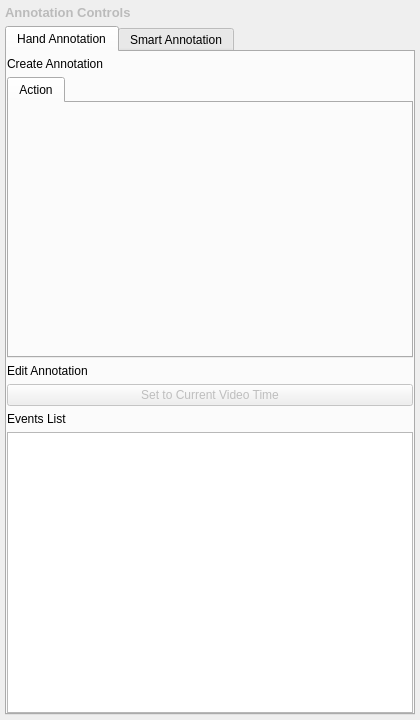
<?xml version="1.0" encoding="UTF-8"?>
<ui version="4.0">
 <class>LocalizationAnnotationPanel</class>
 <widget class="QWidget" name="LocalizationAnnotationPanel">
  <property name="geometry">
   <rect>
    <x>0</x>
    <y>0</y>
    <width>420</width>
    <height>720</height>
   </rect>
  </property>
  <layout class="QVBoxLayout" name="mainLayout">
   <property name="spacing">
    <number>6</number>
   </property>
   <property name="leftMargin">
    <number>5</number>
   </property>
   <property name="topMargin">
    <number>5</number>
   </property>
   <property name="rightMargin">
    <number>5</number>
   </property>
   <property name="bottomMargin">
    <number>5</number>
   </property>
   <item>
    <widget class="QLabel" name="localizationHeaderLabel">
     <property name="text">
      <string>Annotation Controls</string>
     </property>
     <property name="styleSheet">
      <string notr="true">font-weight: bold; color: #BBB; font-size: 13px;</string>
     </property>
    </widget>
   </item>
   <item>
    <widget class="QTabWidget" name="localizationTabs">
     <property name="currentIndex">
      <number>0</number>
     </property>
     <widget class="QWidget" name="handAnnotationTab">
      <attribute name="title">
       <string>Hand Annotation</string>
      </attribute>
      <layout class="QVBoxLayout" name="handTabLayout">
       <property name="leftMargin">
        <number>0</number>
       </property>
       <property name="topMargin">
        <number>5</number>
       </property>
       <property name="rightMargin">
        <number>0</number>
       </property>
       <property name="bottomMargin">
        <number>0</number>
       </property>
       <item>
        <widget class="QLabel" name="handCreateAnnotationLabel">
         <property name="text">
          <string>Create Annotation</string>
         </property>
         <property name="class" stdset="0">
          <string notr="true">panel_header_lbl</string>
         </property>
        </widget>
       </item>
       <item>
        <widget class="QTabWidget" name="spottingTabs">
         <property name="currentIndex">
          <number>0</number>
         </property>
         <property name="class" stdset="0">
          <string notr="true">spotting_tabs</string>
         </property>
         <widget class="QWidget" name="spottingPlaceholderTab">
          <attribute name="title">
           <string>Action</string>
          </attribute>
         </widget>
        </widget>
       </item>
       <item>
        <widget class="QLabel" name="handEditLabel">
         <property name="text">
          <string>Edit Annotation</string>
         </property>
         <property name="class" stdset="0">
          <string notr="true">panel_header_lbl</string>
         </property>
        </widget>
       </item>
       <item>
        <widget class="QPushButton" name="handSetCurrentTimeBtn">
         <property name="text">
          <string>Set to Current Video Time</string>
         </property>
         <property name="enabled">
          <bool>false</bool>
         </property>
         <property name="cursor">
          <cursorShape>PointingHandCursor</cursorShape>
         </property>
        </widget>
       </item>
       <item>
        <widget class="QLabel" name="handEventsListLabel">
         <property name="text">
          <string>Events List</string>
         </property>
         <property name="class" stdset="0">
          <string notr="true">panel_header_lbl</string>
         </property>
        </widget>
       </item>
       <item>
        <widget class="QTableView" name="handEventsTableView">
         <property name="class" stdset="0">
          <string notr="true">annotation_table</string>
         </property>
         <property name="alternatingRowColors">
          <bool>true</bool>
         </property>
         <property name="selectionBehavior">
          <enum>QAbstractItemView::SelectionBehavior::SelectRows</enum>
         </property>
         <property name="selectionMode">
          <enum>QAbstractItemView::SelectionMode::SingleSelection</enum>
         </property>
        </widget>
       </item>
      </layout>
     </widget>
     <widget class="QWidget" name="smartAnnotationTab">
      <attribute name="title">
       <string>Smart Annotation</string>
      </attribute>
      <layout class="QVBoxLayout" name="smartTabLayout">
       <property name="leftMargin">
        <number>0</number>
       </property>
       <property name="topMargin">
        <number>5</number>
       </property>
       <property name="rightMargin">
        <number>0</number>
       </property>
       <property name="bottomMargin">
        <number>0</number>
       </property>
       <item>
        <widget class="QGroupBox" name="smartInferenceGroup">
         <property name="title">
          <string>Smart Inference Range</string>
         </property>
         <property name="class" stdset="0">
          <string notr="true">smart_inference_box</string>
         </property>
         <layout class="QVBoxLayout" name="smartInferenceLayout">
          <item>
           <layout class="QHBoxLayout" name="smartStartRowLayout">
            <item>
             <widget class="QLabel" name="smartStartLabel">
              <property name="text">
               <string>Start Time:</string>
              </property>
             </widget>
            </item>
            <item>
             <widget class="QLineEdit" name="smartStartTimeEdit">
              <property name="minimumSize">
               <size>
                <width>100</width>
                <height>0</height>
               </size>
              </property>
              <property name="maximumSize">
               <size>
                <width>120</width>
                <height>16777215</height>
               </size>
              </property>
              <property name="text">
               <string>00:00.000</string>
              </property>
              <property name="alignment">
               <set>Qt::AlignmentFlag::AlignCenter</set>
              </property>
             </widget>
            </item>
            <item>
             <spacer name="smartStartSpacer">
              <property name="orientation">
               <enum>Qt::Orientation::Horizontal</enum>
              </property>
              <property name="sizeHint" stdset="0">
               <size>
                <width>40</width>
                <height>20</height>
               </size>
              </property>
             </spacer>
            </item>
            <item>
             <widget class="QPushButton" name="smartSetStartBtn">
              <property name="text">
               <string>Set to Current</string>
              </property>
              <property name="cursor">
               <cursorShape>PointingHandCursor</cursorShape>
              </property>
             </widget>
            </item>
           </layout>
          </item>
          <item>
           <layout class="QHBoxLayout" name="smartEndRowLayout">
            <item>
             <widget class="QLabel" name="smartEndLabel">
              <property name="text">
               <string>End Time:</string>
              </property>
             </widget>
            </item>
            <item>
             <widget class="QLineEdit" name="smartEndTimeEdit">
              <property name="minimumSize">
               <size>
                <width>100</width>
                <height>0</height>
               </size>
              </property>
              <property name="maximumSize">
               <size>
                <width>120</width>
                <height>16777215</height>
               </size>
              </property>
              <property name="text">
               <string>00:00.000</string>
              </property>
              <property name="alignment">
               <set>Qt::AlignmentFlag::AlignCenter</set>
              </property>
             </widget>
            </item>
            <item>
             <spacer name="smartEndSpacer">
              <property name="orientation">
               <enum>Qt::Orientation::Horizontal</enum>
              </property>
              <property name="sizeHint" stdset="0">
               <size>
                <width>40</width>
                <height>20</height>
               </size>
              </property>
             </spacer>
            </item>
            <item>
             <widget class="QPushButton" name="smartSetEndBtn">
              <property name="text">
               <string>Set to Current</string>
              </property>
              <property name="cursor">
               <cursorShape>PointingHandCursor</cursorShape>
              </property>
             </widget>
            </item>
           </layout>
          </item>
          <item>
           <widget class="QPushButton" name="smartRunInferenceBtn">
            <property name="text">
             <string>Run Smart Inference</string>
            </property>
            <property name="cursor">
             <cursorShape>PointingHandCursor</cursorShape>
            </property>
            <property name="class" stdset="0">
             <string notr="true">run_inference_btn</string>
            </property>
           </widget>
          </item>
         </layout>
        </widget>
       </item>
       <item>
        <widget class="QLabel" name="smartEventsListLabel">
         <property name="text">
          <string>Predicted Events List</string>
         </property>
         <property name="class" stdset="0">
          <string notr="true">panel_header_lbl</string>
         </property>
        </widget>
       </item>
       <item>
        <widget class="QTableView" name="smartEventsTableView">
         <property name="class" stdset="0">
          <string notr="true">annotation_table</string>
         </property>
         <property name="alternatingRowColors">
          <bool>true</bool>
         </property>
         <property name="selectionBehavior">
          <enum>QAbstractItemView::SelectionBehavior::SelectRows</enum>
         </property>
         <property name="selectionMode">
          <enum>QAbstractItemView::SelectionMode::SingleSelection</enum>
         </property>
        </widget>
       </item>
       <item>
        <layout class="QHBoxLayout" name="smartBottomButtonsLayout">
         <item>
          <widget class="QPushButton" name="smartConfirmBtn">
           <property name="text">
            <string>Confirm Predictions</string>
           </property>
           <property name="cursor">
            <cursorShape>PointingHandCursor</cursorShape>
           </property>
           <property name="class" stdset="0">
            <string notr="true">editor_save_btn</string>
           </property>
          </widget>
         </item>
         <item>
          <widget class="QPushButton" name="smartClearBtn">
           <property name="text">
            <string>Clear Predictions</string>
           </property>
           <property name="cursor">
            <cursorShape>PointingHandCursor</cursorShape>
           </property>
          </widget>
         </item>
        </layout>
       </item>
      </layout>
     </widget>
    </widget>
   </item>
  </layout>
 </widget>
 <resources/>
 <connections/>
</ui>
